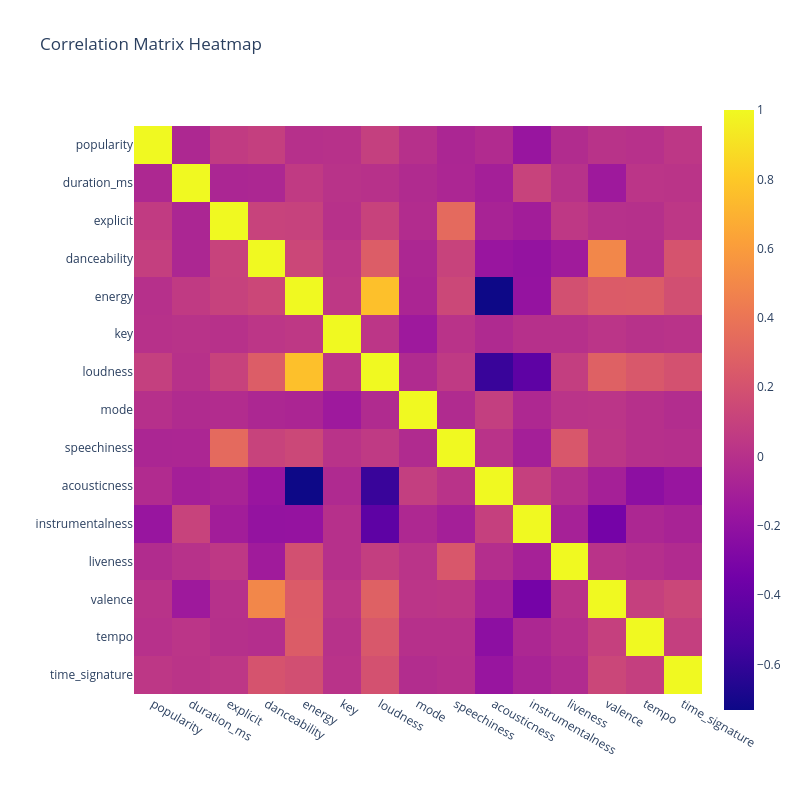

The notebook cell this image was saved under:
### Markdown cell above
The **Spotify Collaborative Playlist Generator** is a `Flask`-based web application designed to enhance the music discovery experience. By integrating with the `Spotify API`, the app retrieves a user's playlists and tracks and leverages a K-Nearest Neighbors (`KNN`) machine learning model to recommend new songs. These recommendations are generated using a dataset of Spotify tracks from [Kaggle](http://www.kaggle.com/datasets/maharshipandya/-spotify-tracks-dataset/data), allowing users to explore music selections tailored to their preferences. In addition to personalized recommendations, the app provides **interactive data visualizations** to offer insights into listening habits and genre trends.

One of the standout features of this app is its **collaborative functionality**, allowing multiple users to log in simultaneously. The recommended playlist is based on the combined preferences of all logged-in users, ensuring a balanced mix of music that aligns with the group's shared tastes. Users can easily set up the app by cloning the repository, installing `Flask`, and running the application in their terminal. Once authenticated with Spotify, they can generate custom playlists by selecting a genre and specifying the number of songs they’d like to add. Behind the scenes, the app efficiently manages user data using an `SQLite` database while employing data preprocessing and feature engineering to optimize the recommendation system. This project not only demonstrates how machine learning can enhance music discovery but also showcases practical applications of *web development*, *API integration*, and *data analysis*.

To build an effective recommendation system, we first analyzed the relationships between various song features, such as *energy*, *danceability*, and *acousticness*. The `correlation matrix heatmap` visually represents how different track features are related to each other, helping us identify patterns in the dataset that may influence song recommendations. The more positive a correlation is, the more strongly correlated the two features are, which implies we should use features like:
* energy and loudness
* valence and danceability
* speechiness and explicit

By leveraging this insight, our `KNN` model can make more informed recommendations, ensuring that suggested songs align well with the user’s listening habits.

### Code cell
from eda import plot_correlation_heatmap
from music_rec import get_spotify_df

spotify_df = get_spotify_df()
plot_correlation_heatmap(spotify_df)

### Figure 1 — Plotly figure (JSON) as saved in the notebook; plotly's stock layout.template omitted (floating-point values rounded to 4 significant figures; data arrays with more than 128 entries replaced by an {"elided": "..."} marker saying what was removed)
{"data": [{"coloraxis": "coloraxis", "hovertemplate": "x: %{x}<br>y: %{y}<br>color: %{z}<extra></extra>", "name": "0", "type": "heatmap", "x": ["popularity", "duration_ms", "explicit", "danceability", "energy", "key", "loudness", "mode", "speechiness", "acousticness", "instrumentalness", "liveness", "valence", "tempo", "time_signature"], "xaxis": "x", "y": ["popularity", "duration_ms", "explicit", "danceability", "energy", "key", "loudness", "mode", "speechiness", "acousticness", "instrumentalness", "liveness", "valence", "tempo", "time_signature"], "yaxis": "y", "z": {"elided": "15x15 float values"}}], "layout": {"coloraxis": {"colorscale": [[0, "#0d0887"], [0.1111, "#46039f"], [0.2222, "#7201a8"], [0.3333, "#9c179e"], [0.4444, "#bd3786"], [0.5556, "#d8576b"], [0.6667, "#ed7953"], [0.7778, "#fb9f3a"], [0.8889, "#fdca26"], [1, "#f0f921"]]}, "height": 800, "title": {"text": "Correlation Matrix Heatmap"}, "width": 800, "xaxis": {"anchor": "y", "constrain": "domain", "domain": [0, 1], "scaleanchor": "y", "title": {"text": ""}}, "yaxis": {"anchor": "x", "autorange": "reversed", "constrain": "domain", "domain": [0, 1], "title": {"text": ""}}}}
